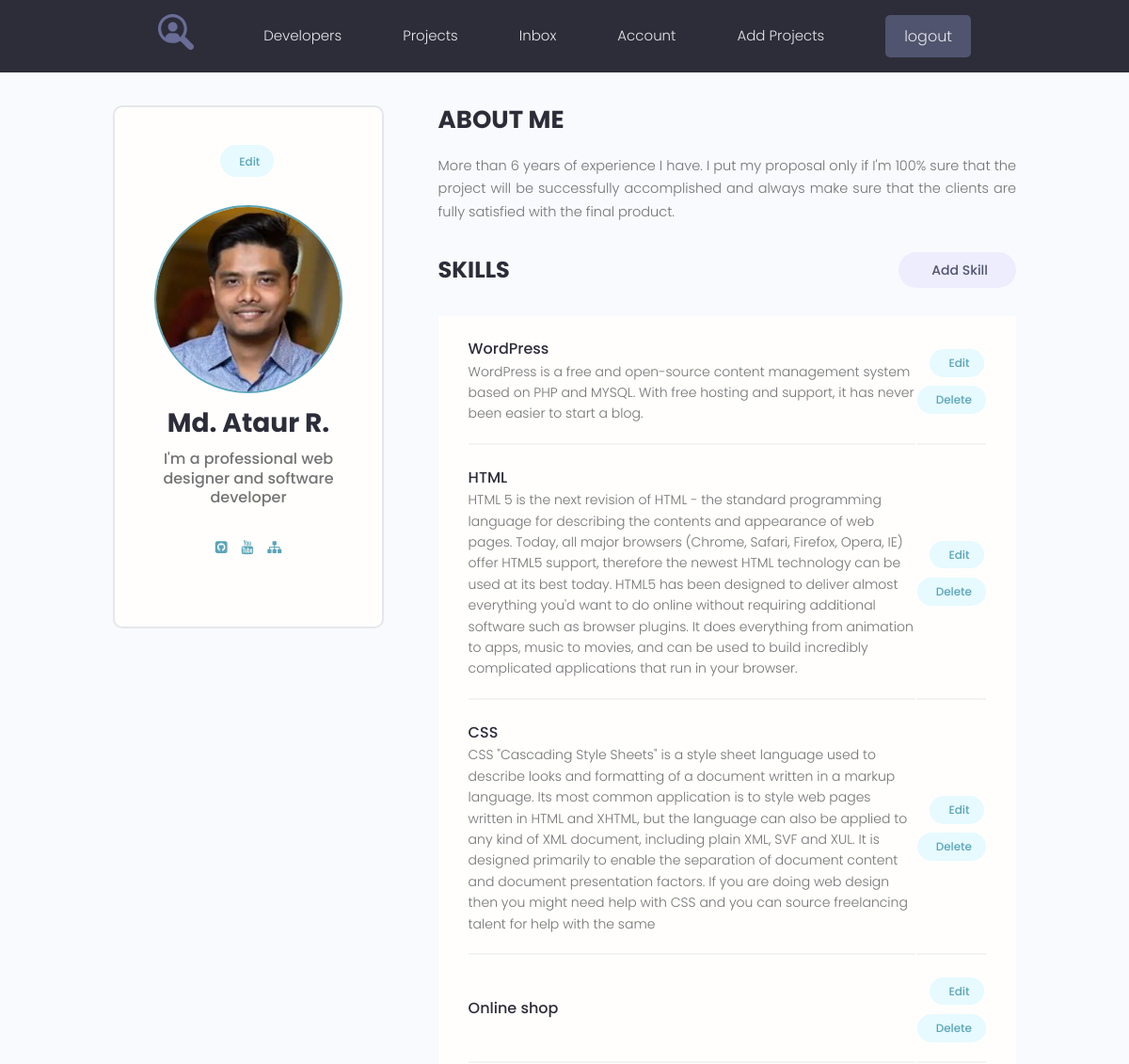
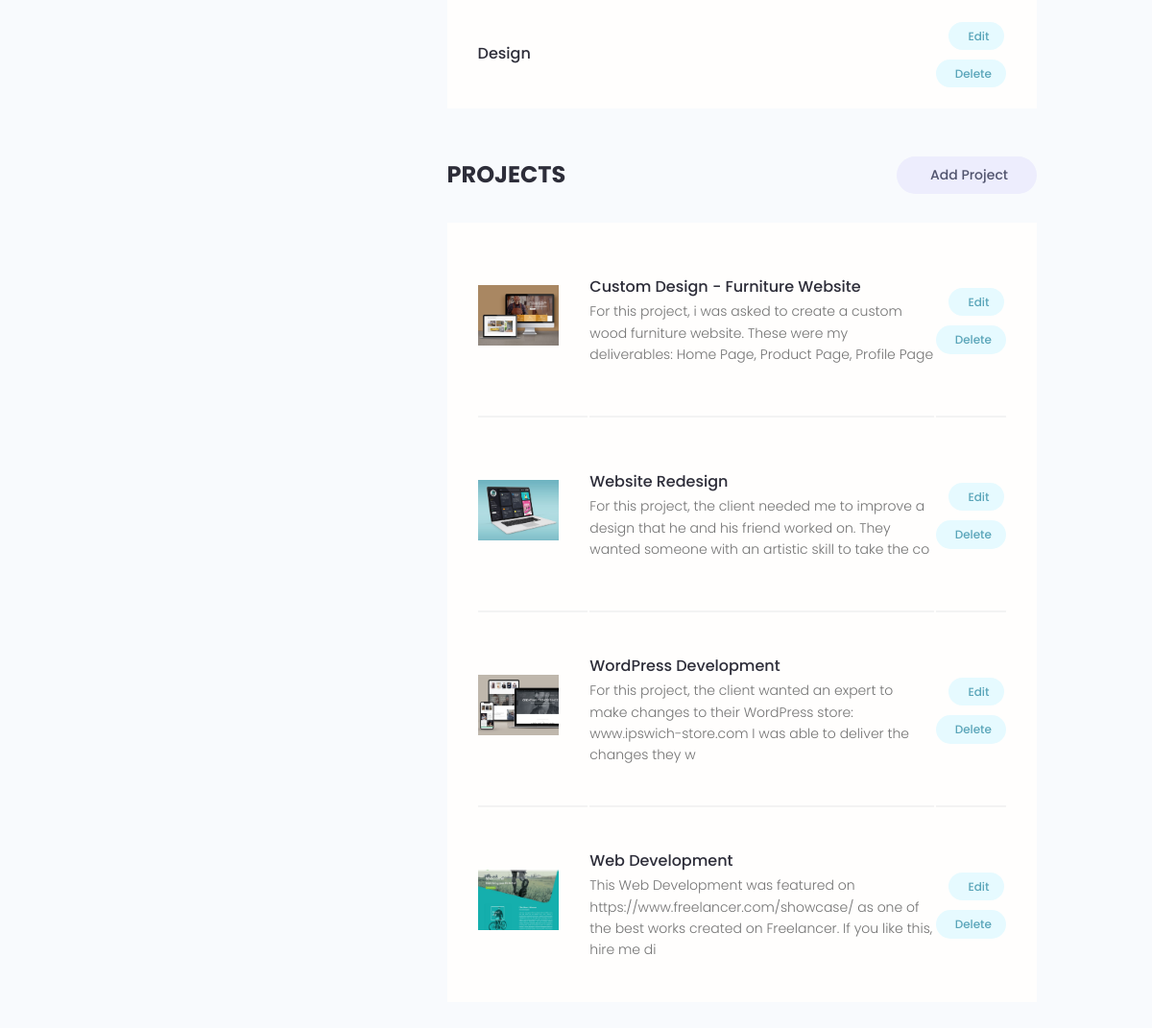
/account/ (signed in), run on the app's committed database (2 pictures, top to bottom).
### users/models.py (models this page shows, shortened)
class Profile(models.Model):
    user = models.OneToOneField(User, on_delete=models.CASCADE, blank=True)
    name = models.CharField(max_length=200, blank=True)
    email = models.EmailField(max_length=200, blank=True)
    username = models.CharField(max_length=200, blank=True)
    short_intro = models.CharField(max_length=200, blank=True)
    bio = models.TextField(blank=True)
    profile_image = models.ImageField(upload_to="profiles", default="profiles/user-default.png")
    social_github = models.CharField(max_length=200, blank=True)
    social_youtube = models.CharField(max_length=200, blank=True)
    social_website = models.CharField(max_length=200, blank=True)
    created = models.DateTimeField(auto_now_add=True)

class Skill(models.Model):
    owner = models.ForeignKey(Profile, on_delete=models.CASCADE)
    name = models.CharField(max_length=200, blank=True)
    description = models.TextField(blank=True)
    created = models.DateTimeField(auto_now_add=True)

### projects/models.py (models this page shows, shortened)
class Project(models.Model):
    owner = models.ForeignKey(Profile, on_delete=models.SET_NULL, blank=True, null=True)
    title = models.CharField(max_length=200)
    description = models.TextField(blank=True)
    featured_image = models.ImageField(default="default.jpg", upload_to="projects/%Y/%m/%d")
    demo_link = models.CharField(max_length=200, blank=True)
    source_link = models.CharField(max_length=200, blank=True)
    tags = models.ManyToManyField('Tag', blank=True)
    vote_total = models.IntegerField(default=0, blank=True)
    vote_ratio = models.IntegerField(default=0, blank=True)
    created = models.DateTimeField(auto_now_add=True)

### users/views.py (the view)
# urls.py: path('account/', views.user_account, name="account"),
@login_required(login_url='login')
def user_account(request):
    prof = request.user.profile
    skills = prof.skill_set.all()
    projects = prof.project_set.all()
    context = {'profile': prof,
               'skills': skills,
               'projects': projects
               }
    return render(request, 'users/account.html', context)

### users/templates/users/account.html (shortened to what this page needs)
{% extends 'projects/base.html' %}
{% block content %}
  <main class="settingsPage profile my-md">
    <div class="container">
      <div class="layout">
        <div class="column column--1of3">
          <div class="card text-center">
            <div class="card__body dev">
              <a class="tag tag--pill tag--main settings__btn" href="{% url 'edit-account' %}"> Edit</a>
              <img class="avatar avatar--xl dev__avatar" src="{{ profile.profile_image.url }}" />
              <h2 class="dev__name">{{ profile.name }}</h2>
              <p class="dev__title">{{ profile.short_intro }}</p>
              <ul class="dev__social">
                {% if profile.social_github %}
                <li>
                  <a title="Github" href="{{ profile.social_github }}" target="_blank"><i class="fa fa-github-square"></i></a>
                </li>
                {% endif %}
                {% if profile.social_youtube %}
                <li>
                  <a title="Youtube" href="{{profile.social_youtube}}" target="_blank"><i class="fa fa-youtube"></i></a>
                </li>
                {% endif %}
                {% if profile.social_website %}
                <li>
                  <a title="Personal Website" href="profile.social_website" target="_blank"><i class="fa fa-sitemap"></i></a>
                </li>
                {% endif %}
              </ul>
            </div>
          </div>
        </div>
        <div class="column column--2of3">
          <div class="devInfo">
            <h3 class="devInfo__title">About Me</h3>
            <p class="devInfo__about">
              {{ profile.bio }}
            </p>
          </div>
          <div class="settings">
            <h3 class="settings__title">Skills</h3>
            <a class="tag tag--pill tag--sub settings__btn tag--lg" href="#"> Add Skill</a>
          </div>
          <table class="settings__table">
            {% for skill in skills %}
            <tr>
              <td class="settings__tableInfo">
                <h4>{{ skill.name }}</h4>
                <p>
                  {{ skill.description }}
                </p>
              </td>
              <td class="settings__tableActions">
                <a class="tag tag--pill tag--main settings__btn" href="#"> Edit</a>
                <a class="tag tag--pill tag--main settings__btn" href="#">
                  Delete</a>
              </td>
            </tr>
            {% endfor %}
          </table>
          <div class="settings">
            <h3 class="settings__title">Projects</h3>
            <a class="tag tag--pill tag--sub settings__btn tag--lg" href="#"> Add Project</a>
          </div>
          <table class="settings__table">
            {% for project in projects %}
            <tr>
              <td class="settings__thumbnail">
                <a href="{% url 'project' project.id %}"><img src="{{ project.featured_image.url }}" alt="Project Thumbnail" /></a>
              </td>
              <td class="settings__tableInfo">
                <a href="{% url 'project' project.id %}">{{ project.title }}</a>
                <p>
                  {{ project.description|slice:"150" }}
                </p>
              </td>
              <td class="settings__tableActions">
                <a class="tag tag--pill tag--main settings__btn" href="#"> Edit</a>
                <a class="tag tag--pill tag--main settings__btn" href="#">
                  Delete</a>
              </td>
            </tr>
            {% endfor %}
          </table>
        </div>
      </div>
    </div>
  </main>
{% endblock %}

### projects/static/styles/app.css (style rules this page uses)
:root { --color-sub: #2d2d39; }
.card { border: 2px solid var(--color-light); }
img { width: 100%; }
.profile .card > .dev { padding: 4rem; }
.dev__avatar { display: block; margin: auto; }
.dev__name { color: var(--color-sub); font-size: 2.8rem; font-weight: 700; margin-top: 1rem; margin-bottom: 0.5rem; }
.dev__title { font-size: 1.6rem; font-weight: 500; line-height: 1.3; }
.dev__social { margin: 3rem 0; list-style: none; display: flex; justify-content: center; gap: 1.5rem; }
.devInfo { margin-bottom: 3rem; }
.devInfo__title, .devInfo__subtitle { font-size: 2.6rem; color: var(--color-sub); text-transform: uppercase; font-weight: 700; margin-bottom: 1.5rem; }
.devInfo__about, .devSkill__info { font-size: 1.45rem; line-height: 1.7; text-align: justify; }
.settingsPage .dev > .settings__btn { display: inline-block; margin-bottom: 3rem; }
.settings { display: flex; justify-content: space-between; align-items: center; }
.settings__title { font-size: 2.4rem; text-transform: uppercase; font-weight: 700; color: var(--color-sub); }
.settings__table { margin-top: 3rem; margin-bottom: 5rem; padding: 0 3rem; background: var(--color-white); }
.settings__table tr { width: 100%; }
.settings__table tr > td { padding: 2rem 0; }
.settings__table tr:not(:last-child) td { border-bottom: 2px solid var(--color-white-light); }
.settings__thumbnail { width: 23%; min-width: 10rem; }
.settings__thumbnail img { padding-right: 3rem; height: 15rem; object-fit: contain; }
.settings__tableInfo { width: 100%; }
.settings__tableInfo h4, .settings__tableInfo a { padding-right: 1rem; width: auto; font-size: 1.6rem; font-weight: 500; color: var(--color-sub); }
.settings__tableInfo p { font-size: 1.4rem; }
.settings__tableActions { text-align: right; }

### projects/static/uikit/styles/modules/_variables.css (style rules this page uses)
:root { --color-main: #5aa5b9; --color-main-light: #e6faff; --color-sub: #3f4156; --color-sub-light: #51546e; --color-sub-lighter: #ededfd; --color-text: #737373; --color-gray: #8b8b8b; --color-light: #e5e7eb; --color-light-gray: #767676; --color-bg: #f8fafd; --color-white: #fffefd; --color-white-light: #f3f3f3; --color-success: #359e64; --color-success-bg: #def8e8; --color-error: #fc4b0b; --color-error-bg: #fff2ee; --font-base: 'Poppins', arial, helvetica, 'Segoe UI', roboto, ubuntu, sans-serif; --font-monospace: 'Fira Code', 'Courier New', courier, monospace; --font-regular: 300; --font-medium: 500; --font-bold: 700; --generic-shadow: 1px 1px 5px #00000010; --generic-transition: all 0.3s ease-in-out; }

### projects/static/uikit/styles/modules/_base.css (style rules this page uses)
* { margin: 0; padding: 0; box-sizing: border-box; text-rendering: optimizeLegibility; color: inherit; font-size: inherit; }
html { font-size: 50%; }
@media only screen and (min-width: 480px) { html { font-size: 56.25%; } }
@media only screen and (min-width: 1200px) { html { font-size: 62.5%; } }
body { line-height: 1.6; font-weight: 400; font-size: 1.5rem; color: var(--color-text); background-color: var(--color-bg); min-height: 100vh; }

### projects/static/uikit/styles/modules/_typography.css (style rules this page uses)
* { font-family: var(--font-base); }
h2 { font-size: 3.6rem; font-weight: var(--font-bold); }
h3 { font-size: 3.2rem; font-weight: var(--font-medium); }
h4 { font-size: 2.8rem; font-weight: var(--font-medium); }
p, span, strong { font-size: 1.6rem; color: var(--color-text); font-weight: var(--font-regular); }
a { padding-bottom: 2px; text-decoration: none; display: inline-block; color: var(--color-main); font-weight: var(--font-medium); }

### projects/static/uikit/styles/modules/_utilities.css (style rules this page uses)
.container { width: 92%; max-width: 165rem; margin: 0 auto; box-sizing: border-box; }
@media screen and (min-width: 1000px) { .container { width: 90%; } }
@media screen and (min-width: 1200px) { .container { width: 80%; } }
.text-center { text-align: center; }
.my-md { margin: 3rem auto; }

### projects/static/uikit/styles/modules/_avatar.css (style rules this page uses)
.avatar { border-radius: 50%; border: 2px solid var(--color-main); object-fit: cover; }
.avatar--xl { height: 20rem; width: 20rem; }

### projects/static/uikit/styles/modules/_card.css (style rules this page uses)
.card { border-radius: 1rem; background-color: var(--color-white); border: 1.5px solid var(--color-light); width: auto; height: auto; margin-top: 0.5rem; margin-bottom: 0.5rem; overflow: hidden; }
.card__body, .card__header { padding: 2rem 2.5rem; }

### projects/static/uikit/styles/modules/_layout.css (style rules this page uses)
.layout { display: flex; flex-flow: row wrap; justify-content: space-between; }
.layout > .column { margin-bottom: 3rem; }
.layout > .column.column--1of3 { flex-basis: 30%; }
.layout > .column.column--2of3 { flex-basis: 64%; }

### data on the page
Profile: profile_image (picture), name "Md. Ataur R.", short_intro "I'm a professional web designer and software developer", bio "More than 6 years of experience I have. I put my proposal only if I'm 100% sure that the project will be successfully accomplished and always make sure that the clients are fully satisfied with the final product."
Skill: name "WordPress", description "WordPress is a free and open-source content management system based on PHP and MYSQL. With free hosting and support, it has never been easier to start a blog."
Skill: name "HTML", description "HTML 5 is the next revision of HTML - the standard programming language for describing the contents and appearance of web pages. Today, all major browsers (Chrome, Safari, Firefox, Opera, IE) offer HTML5 support, therefore the newest HTML technology can be used at its best today. HTML5 has been designed to deliver almost everything you'd want to do online without requiring additional software such as browser plugins. It does everything from animation to apps, music to movies, and can be used to build incredibly complicated applications that run in your browser."
Skill: name "CSS", description "CSS \"Cascading Style Sheets\" is a style sheet language used to describe looks and formatting of a document written in a markup language. Its most common application is to style web pages written in HTML and XHTML, but the language can also be applied to any kind of XML document, including plain XML, SVF and XUL. It is designed primarily to enable the separation of document content and document presentation factors. If you are doing web design then you might need help with CSS and you can source freelancing talent for help with the same"
Skill: name "Online shop"
Skill: name "Design"
Project: featured_image (picture), title "Custom Design - Furniture Website", description "For this project, i was asked to create a custom wood furniture website. These were my deliverables: Home Page, Product Page, Profile Page"
Project: featured_image (picture), title "Website Redesign", description "For this project, the client needed me to improve a design that he and his friend worked on. They wanted someone with an artistic skill to take the co"
Project: featured_image (picture), title "WordPress Development", description "For this project, the client wanted an expert to make changes to their WordPress store: www.ipswich-store.com I was able to deliver the changes they w"
Project: featured_image (picture), title "Web Development", description "This Web Development was featured on https://www.freelancer.com/showcase/ as one of the best works created on Freelancer. If you like this, hire me di"
